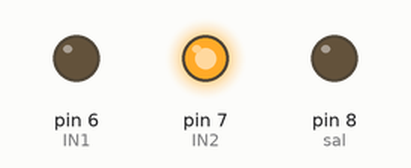
Simulated run of this sketch. Board: Arduino Uno, built with avr-gcc and run on an emulated ATmega328P. On the bench: output pins drawn as LEDs (lit = HIGH). What the sketch prints to the serial monitor is not drawn.

Above: at 1.2 s.
At 5.1 s:
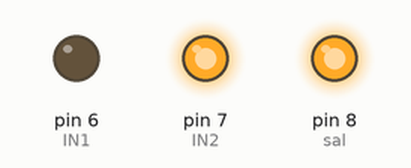
Timing chart, 0 to 11.9 s (numbered marks = the images above):
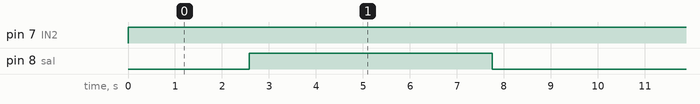

Measured:
- by itself, pin 7 (IN2): LOW → HIGH at 0.00 s
- by itself, pin 8 (sal): alternates HIGH for 5.2 s and LOW for 5.2 s

The sketch:

ventilador.ino
```cpp
const int IN1 = 6;
const int IN2 = 7;
const int sal = 8;
int i=0;
void setup() {
  // put your setup code here, to run once:

  pinMode(IN1,OUTPUT);
  pinMode(IN2,OUTPUT);
  pinMode(sal,OUTPUT);
  Serial.begin(9600);
}

void loop() {

  // put your main code here, to run repeatedly:
  //giro hacia la derecha
  digitalWrite(IN1,LOW);
  digitalWrite(IN2,HIGH);
  //Encendido graduado
  for(i=0;i<=255;i++){
    analogWrite(sal,i);
    Serial.println(i);
    delay(20);
  }
  //apagado gradua
 for(i=255;i>=0;i--){
    analogWrite(sal,i);
    Serial.println(i);
    delay(20);
  }
}
```
